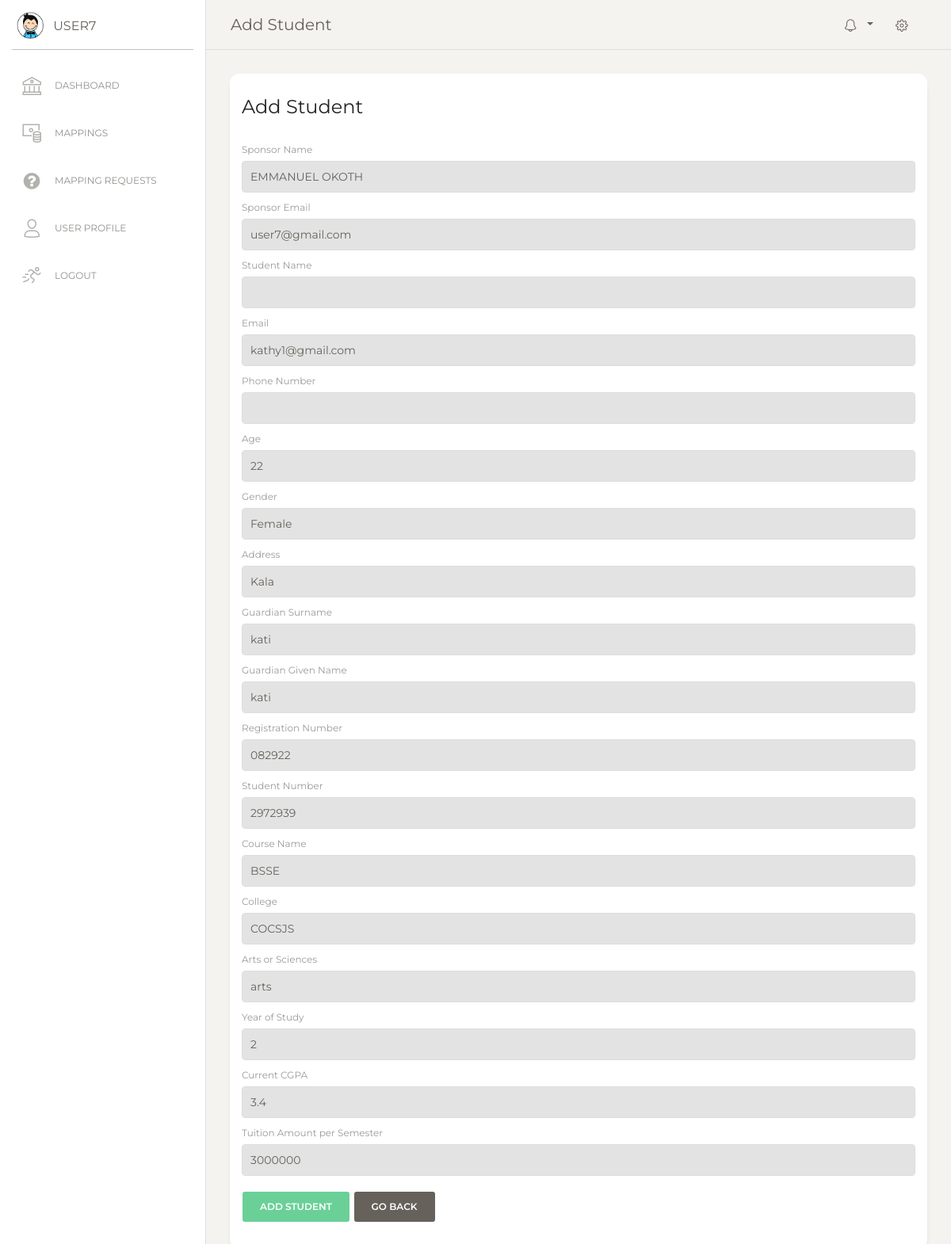
The page /add_student/16/ (signed in) on the database its author committed.
### u_educ_site/models.py (models this page shows, shortened)
class SponsorPreferences(models.Model):
    firstName = models.CharField(max_length=200)
    lastName = models.CharField(max_length=200)
    email = models.EmailField()
    user = models.ForeignKey(User, on_delete=models.CASCADE, null=True)
    phoneNumber = models.CharField(max_length=15, blank=True, null=True)
    address = models.CharField(max_length=300, blank=True, null=True)
    city = models.CharField(max_length=100, blank=True, null=True)
    state = models.CharField(max_length=100, blank=True, null=True)
    country = models.CharField(max_length=100, blank=True, null=True)
    zipCode = models.CharField(max_length=20, blank=True, null=True)
    preferred_student_gender = models.CharField(max_length=10, choices=[
        ('male', 'Male'),
        ('female', 'Female'),
        ('any', 'Any'),
    ], default='any', help_text="Preferred gender of the student.")
    preferred_student_courses = models.CharField(max_length=20, choices=[
        ('sciences', 'Sciences'),
        ('arts', 'Arts'),
        ('any', 'Any'),
    ], default='any', help_text="Preferred course of study for the student.")
    tuition_amount_min = models.DecimalField(
        max_digits=10,
        decimal_places=2,
        validators=[MinValueValidator(0)],
        blank=True,
        null=True,
        help_text="Minimum tuition amount the sponsor is willing to provide."
    )
    tuition_amount_max = models.DecimalField(
        max_digits=10,
        decimal_places=2,
        validators=[MinValueValidator(0)],
        blank=True,
        null=True,
        help_text="Maximum tuition amount the sponsor is willing to provide."
    )
    weight_student_gender = models.DecimalField(max_digits=5, decimal_places=2, default=0.0)
    weight_student_courses = models.DecimalField(max_digits=5, decimal_places=2, default=0.0)
    weight_tuition = models.FloatField(default=0.0)
    profileImage = models.ImageField(upload_to = 'profile_images/', blank=True, null=True)
    created_at = models.DateTimeField(auto_now_add=True)
    updated_at = models.DateTimeField(auto_now=True)

### apis/models.py (models this page shows, shortened)
class UserModel(models.Model):
    fullName = models.CharField(max_length=100)
    email = models.EmailField()
    phoneNumber = models.CharField(max_length=20)
    password = models.CharField(max_length=100)

class DetailsModel(models.Model):
    userId = models.TextField(max_length=100)
    surname = models.CharField(max_length=100)
    otherNames = models.CharField(max_length=100)
    email = models.EmailField()
    phoneNumber = models.CharField(max_length=20)
    age = models.CharField(max_length=10)
    gender = models.CharField(max_length=10)
    address = models.TextField()
    profilePicture = models.URLField(null=True, blank=True)

class FamEducationModel(models.Model):
    userId = models.TextField(max_length=200)
    fatherStatus = models.CharField(max_length=50)
    fatherSurname = models.CharField(max_length=100)
    fatherGivenName = models.CharField(max_length=100)
    fatherNationalId = models.CharField(max_length=50)
    fatherNationalIdPictureUrl = models.URLField()
    motherStatus = models.CharField(max_length=50)
    motherSurname = models.CharField(max_length=100)
    motherGivenName = models.CharField(max_length=100)
    motherNationalId = models.CharField(max_length=50)
    motherNationalIdPictureUrl = models.URLField()
    guardianSurname = models.CharField(max_length=100)
    guardianGivenName = models.CharField(max_length=100)
    guardianNationalId = models.CharField(max_length=50)
    guardianNationalIdPictureUrl = models.URLField()
    studentStatus = models.CharField(max_length=50)
    regNo = models.CharField(max_length=50)
    studentNo = models.CharField(max_length=50)
    courseName = models.CharField(max_length=100)
    college = models.CharField(max_length=100)
    artsOrSciences = models.CharField(max_length=50)
    yearOfStudy = models.CharField(max_length=10)
    currentCGPA = models.CharField(max_length=10)
    tuitionAmountPerSemester = models.CharField(max_length=20)
    pictureOfPortalUrl = models.URLField()
    schoolName = models.CharField(max_length=100)
    schoolLocation = models.CharField(max_length=100)
    yearOfSitting = models.CharField(max_length=10)
    subjectOneName = models.CharField(max_length=50)
    subjectOneGrade = models.CharField(max_length=10)
    subjectOnePoints = models.CharField(max_length=10)
    subjectTwoName = models.CharField(max_length=50)
    subjectTwoGrade = models.CharField(max_length=10)
    subjectTwoPoints = models.CharField(max_length=10)
    subjectThreeName = models.CharField(max_length=50)
    subjectThreeGrade = models.CharField(max_length=10)
    subjectThreePoints = models.CharField(max_length=10)
    subsidiaryOneName = models.CharField(max_length=50)
    subsidiaryOneGrade = models.CharField(max_length=10)
    subsidiaryOnePoints = models.CharField(max_length=10)
    subsidiaryTwoName = models.CharField(max_length=50)
    subsidiaryTwoGrade = models.CharField(max_length=10)
    subsidiaryTwoPoints = models.CharField(max_length=10)
    totalPoints = models.CharField(max_length=10)
    pictureOfPassSlipUrl = models.URLField()

### u_educ_site/views.py (the view)
# urls.py: path('add_student/<str:pk>/', views.addStudent, name='add_student'),
@login_required(login_url='/login')
def addStudent(request, pk):
    sponsor_preferences = get_object_or_404(SponsorPreferences, user=request.user)
    student = get_object_or_404(UserModel, id=pk)
    details_instance = get_object_or_404(DetailsModel, email=student.email)
    try:
        education_instance = FamEducationModel.objects.get(userId=details_instance.userId)
    except FamEducationModel.DoesNotExist:
        education_instance = None
    if request.method == 'POST':
        return redirect('home')
    context = {
        'student': student,
        'details': details_instance,
        'sponsor_preferences' : sponsor_preferences,
        'education': education_instance,
        'student_matches': True,
        'page_title': 'Add Student',
    }
    return render(request, 'add_student.html', context)

### templates/add_student.html (shortened to what this page needs)
{% extends 'base.html' %}
{% load static %}
{% block content %}
<div class="main-panel">
    <div class="content">
        <div class="row">
            <div class="col-md-12">
                <div class="card">
                    <div class="card-header">
                        <h4 class="card-title">{{ page_title }}</h4>
                    </div>
                    <div class="card-body">
                        <form method="POST" action="#">
                            <div class="form-group">
                                <label for="sponsor_name">Sponsor Name</label>
                                <input type="text" id="sponsor_name" class="form-control" value="{{ sponsor_preferences.firstName }}" readonly>
                            </div>
                            <div class="form-group">
                                <label for="sponsor_email">Sponsor Email</label>
                                <input type="email" id="sponsor_email" class="form-control" value="{{ sponsor_preferences.user.email }}" readonly>
                            </div>
                            <div class="form-group">
                                <label for="student_name">Student Name</label>
                                <input type="text" id="student_name" class="form-control" value="{{ student.fullName }}" readonly>
                            </div>
                            <div class="form-group">
                                <label for="student_email">Email</label>
                                <input type="text" id="student_email" class="form-control" value="{{ student.email }}" readonly>
                            </div>
                            <div class="form-group">
                                <label for="student_phone">Phone Number</label>
                                <input type="text" id="student_phone" class="form-control" value="{{ student.phoneNumber }}" readonly>
                            </div>
                            <div class="form-group">
                                <label for="student_age">Age</label>
                                <input type="text" id="student_age" class="form-control" value="{{ details.age }}" readonly>
                            </div>
                            <div class="form-group">
                                <label for="student_gender">Gender</label>
                                <input type="text" id="student_gender" class="form-control" value="{{ details.gender }}" readonly>
                            </div>
                            <div class="form-group">
                                <label for="student_address">Address</label>
                                <input type="text" id="student_address" class="form-control" value="{{ details.address }}" readonly>
                            </div>
                            {% if education %}
                                <div class="form-group">
                                    <label for="guardian_surname">Guardian Surname</label>
                                    <input type="text" id="guardian_surname" class="form-control" value="{{ education.guardianSurname }}" readonly>
                                </div>
                                {% if education.guardianGivenName %}
                                <div class="form-group">
                                    <label for="guardian_given_name">Guardian Given Name</label>
                                    <input type="text" id="guardian_given_name" class="form-control" value="{{ education.guardianGivenName }}" readonly>
                                </div>
                                {% endif %}
                                {% if education.regNo %}
                                <div class="form-group">
                                    <label for="reg_no">Registration Number</label>
                                    <input type="text" id="reg_no" class="form-control" value="{{ education.regNo }}" readonly>
                                </div>
                                {% endif %}
                                {% if education.studentNo %}
                                <div class="form-group">
                                    <label for="student_no">Student Number</label>
                                    <input type="text" id="student_no" class="form-control" value="{{ education.studentNo }}" readonly>
                                </div>
                                {% endif %}
                                {% if education.courseName %}
                                <div class="form-group">
                                    <label for="course_name">Course Name</label>
                                    <input type="text" id="course_name" class="form-control" value="{{ education.courseName }}" readonly>
                                </div>
                                {% endif %}
                                {% if education.college %}
                                <div class="form-group">
                                    <label for="college">College</label>
                                    <input type="text" id="college" class="form-control" value="{{ education.college }}" readonly>
                                </div>
                                {% endif %}
                                {% if education.artsOrSciences %}
                                <div class="form-group">
                                    <label for="arts_or_sciences">Arts or Sciences</label>
                                    <input type="text" id="arts_or_sciences" class="form-control" value="{{ education.artsOrSciences }}" readonly>
                                </div>
                                {% endif %}
                                {% if education.yearOfStudy %}
                                <div class="form-group">
                                    <label for="year_of_study">Year of Study</label>
                                    <input type="text" id="year_of_study" class="form-control" value="{{ education.yearOfStudy }}" readonly>
                                </div>
                                {% endif %}
                                {% if education.currentCGPA %}
                                <div class="form-group">
                                    <label for="current_cgpa">Current CGPA</label>
                                    <input type="text" id="current_cgpa" class="form-control" value="{{ education.currentCGPA }}" readonly>
                                </div>
                                {% endif %}
                                {% if education.tuitionAmountPerSemester %}
                                <div class="form-group">
                                    <label for="tuition_amount">Tuition Amount per Semester</label>
                                    <input type="text" id="tuition_amount" class="form-control" value="{{ education.tuitionAmountPerSemester }}" readonly>
                                </div>
                                {% endif %}
                            {% endif %}
                            <div class="form-group">
                                <button type="submit" class="btn btn-success">Add Student</button>
                                <a href="{{ request.META.HTTP_REFERER }}" class="btn btn-secondary">Go Back</a>
                            </div>
                        </form>
                    </div>
                </div>
            </div>
        </div>
    </div>
</div>
{% endblock %}

### templates/sidebar.html
{% load static %}
    <div class="sidebar {% if inactive_sidebar %}inactive{% endif %}" data-color="white" data-active-color="danger">
        <div class="logo">
          <a href="{% url 'home' %}" class="simple-text logo-mini">
            <div class="logo-image-small">
              <img src="{% static 'home/img/logo-small.png' %}">
            </div>
          </a>
          <a href="{% url 'home' %}" class="simple-text logo-normal">
            {{request.user}}
          </a>
        </div>
        <div class="sidebar-wrapper">
          <ul class="nav">
            <li class="{% if request.resolver_match.url_name == 'home' %}active{% endif %}">
              <a href="{% url 'home' %}">
                <i class="nc-icon nc-bank"></i>
                <p>Dashboard</p>
              </a>
            </li>
            <li class="{% if request.resolver_match.url_name == 'mappings' %}active{% endif %}">
              <a href="{% url 'mappings' %}">
                <i class="nc-icon nc-money-coins"></i>
                <p>Mappings</p>
              </a>
            </li>
            <li class="{% if request.resolver_match.url_name == 'map_requests' %}active{% endif %}">
              <a href="{% url 'map_requests' %}">
                <i class="fa fa-question-circle"></i>
                <p>Mapping Requests</p>
              </a>
            </li>
            <li class="{% if request.resolver_match.url_name == 'profile' %}active{% endif %}">
              <a href="{% url 'profile' %}">
                <i class="nc-icon nc-single-02"></i>
                <p>User Profile</p>
              </a>
            </li>
            <li>
              <a href="{% url 'logout' %}">
                <i class="nc-icon nc-user-run"></i>
                <p>Logout</p>
              </a>
            </li>
          </ul>
        </div>
      </div>

### rows shown on the page
SponsorPreferences: firstName "EMMANUEL OKOTH", user.email "user7@gmail.com"
UserModel: email "kathy1@gmail.com"
DetailsModel: age "22", gender "Female", address "Kala"
FamEducationModel: guardianSurname "kati", guardianGivenName "kati", regNo "082922", studentNo "2972939", courseName "BSSE", college "COCSJS", artsOrSciences "arts", yearOfStudy "2", currentCGPA "3.4", tuitionAmountPerSemester "3000000"

### other values the page prints
{{ page_title }} "Add Student"
{{ request.user }} "USER7"
